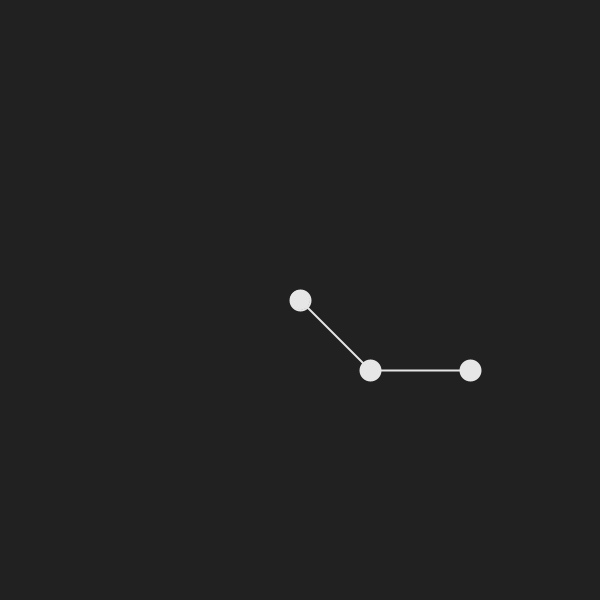
Frame 1 (no input)
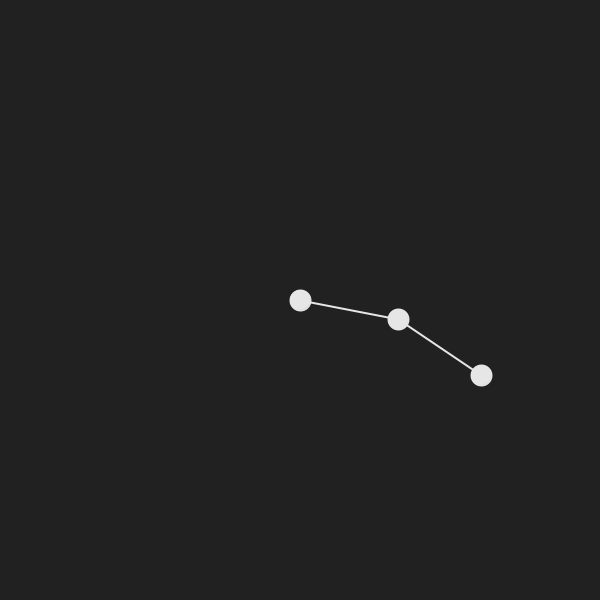
Frame 60 (the mouse pressed at the canvas centre just before this capture)
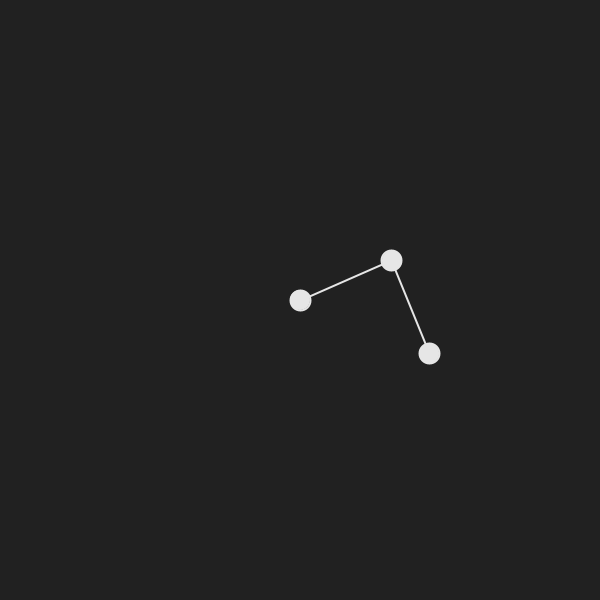
Frame 120 (the mouse held since frame 60 and released just before this capture)

The Processing sketch that drew these frames (run headless with seeded random() and noise(); from frame 60 on, the mouse is pressed at the canvas centre):

// Processing sketch: sketch_45
// ── sketch_45.pde
float r1 = 100;
float r2 = 100;

float m1 = 20;
float m2 = 20;

float a1 = PI/4;
float a2 = PI/2;

void setup(){
  size(600,600);
}

void draw(){
  background(33);
  stroke(230);
  strokeWeight(2);
  translate(300,300);
  float x1 = r1*sin(a1);
  float y1 = r1*cos(a1);
  
  float x2 = x1+r2*sin(a2);
  float y2 = y1+r2*cos(a2);
  line(0,0,x1,y1);
  fill(230);
  ellipse(0,0,m1,m1);
  ellipse(x1,y1,m1,m1);
  line(x1,y1,x2,y2);
  ellipse(x2,y2,m2,m2);
  a1+=0.01;
  a2-=0.01;
}
